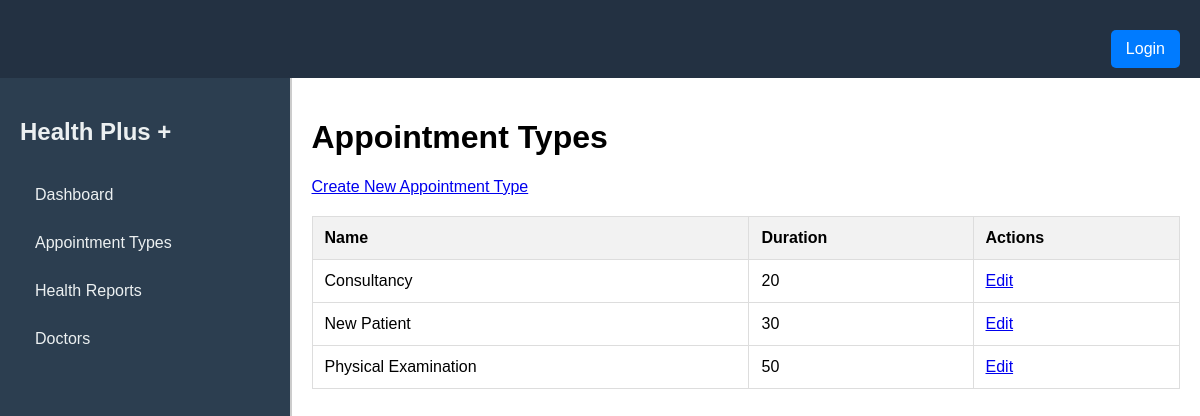
The app's page /staff/appointment-types/ with its own data.
### booking/models.py (models this page shows, shortened)
class AppointmentType(models.Model):
    name = models.CharField(max_length=100)
    duration = models.PositiveIntegerField()

### staff/views.py (the view)
# urls.py: path('appointment-types/', views.appointment_type_list, name='appointment_type_list'),
def appointment_type_list(request):
    appointment_types = AppointmentType.objects.all()
    return render(request, 'appointments/appointments_types.html', {'appointment_types': appointment_types})

### staff/templates/appointments/appointments_types.html
{% extends 'staff.html' %}
{% block content %}
<h1>Appointment Types</h1>
<a href="{% url 'appointment_type_create' %}">Create New Appointment Type</a>
<table>
    <thead>
        <tr>
            <th>Name</th>
            <th>Duration</th>
            <th>Actions</th>
        </tr>
    </thead>
    <tbody>
        {% for appointment_type in appointment_types %}
        <tr>
            <td>{{ appointment_type.name }}</td>
            <td>{{ appointment_type.duration }}</td>
            <td>
                <a href="{% url 'appointment_type_edit' appointment_type.pk %}">Edit</a>
            </td>
        </tr>
        {% endfor %}
    </tbody>
</table>
{% endblock %}

### staff/templates/staff.html (style rules this page uses)
html, body { height: 100%; width:100%; margin: 0; padding: 0; }
body { font-family: "Arial", sans-serif; background-color: #f4f7fa; position:fixed; }
table { width: 100%; border-collapse: collapse; margin: 20px 0; }
th, td { padding: 12px; text-align: left; border: 1px solid #ddd; }
th { background-color: #f2f2f2; font-weight: bold; }

### records on screen
AppointmentType: name "Consultancy", duration "20"
AppointmentType: name "New Patient", duration "30"
AppointmentType: name "Physical Examination", duration "50"
